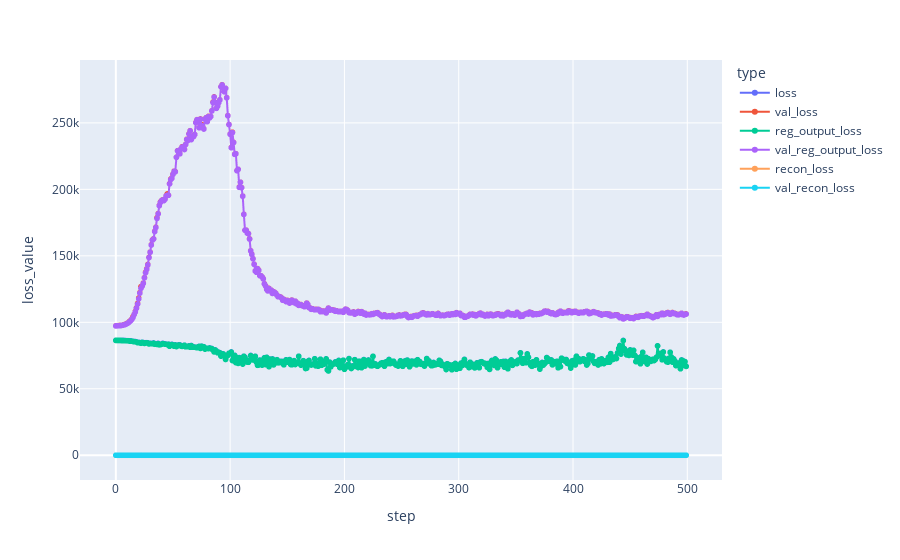

The code cell stored with this chart in its notebook:
### Code cell
import plotly.express as px

fig = px.line(plot_df_long, x="step", y="loss_value", color="type", markers=True)
fig.show()

### Figure 1 — Plotly figure (JSON) as saved in the notebook; plotly's stock layout.template omitted (floating-point values rounded to 4 significant figures; data arrays with more than 128 entries replaced by an {"elided": "..."} marker saying what was removed)
{"data": [{"hovertemplate": "type=loss<br>step=%{x}<br>loss_value=%{y}<extra></extra>", "legendgroup": "loss", "line": {"color": "#636efa", "dash": "solid"}, "marker": {"symbol": "circle"}, "mode": "lines+markers", "name": "loss", "showlegend": true, "type": "scattergl", "x": {"elided": "500 int values"}, "xaxis": "x", "y": {"elided": "500 float values"}, "yaxis": "y"}, {"hovertemplate": "type=val_loss<br>step=%{x}<br>loss_value=%{y}<extra></extra>", "legendgroup": "val_loss", "line": {"color": "#EF553B", "dash": "solid"}, "marker": {"symbol": "circle"}, "mode": "lines+markers", "name": "val_loss", "showlegend": true, "type": "scattergl", "x": {"elided": "500 int values"}, "xaxis": "x", "y": {"elided": "500 float values"}, "yaxis": "y"}, {"hovertemplate": "type=reg_output_loss<br>step=%{x}<br>loss_value=%{y}<extra></extra>", "legendgroup": "reg_output_loss", "line": {"color": "#00cc96", "dash": "solid"}, "marker": {"symbol": "circle"}, "mode": "lines+markers", "name": "reg_output_loss", "showlegend": true, "type": "scattergl", "x": {"elided": "500 int values"}, "xaxis": "x", "y": {"elided": "500 float values"}, "yaxis": "y"}, {"hovertemplate": "type=val_reg_output_loss<br>step=%{x}<br>loss_value=%{y}<extra></extra>", "legendgroup": "val_reg_output_loss", "line": {"color": "#ab63fa", "dash": "solid"}, "marker": {"symbol": "circle"}, "mode": "lines+markers", "name": "val_reg_output_loss", "showlegend": true, "type": "scattergl", "x": {"elided": "500 int values"}, "xaxis": "x", "y": {"elided": "500 float values"}, "yaxis": "y"}, {"hovertemplate": "type=recon_loss<br>step=%{x}<br>loss_value=%{y}<extra></extra>", "legendgroup": "recon_loss", "line": {"color": "#FFA15A", "dash": "solid"}, "marker": {"symbol": "circle"}, "mode": "lines+markers", "name": "recon_loss", "showlegend": true, "type": "scattergl", "x": {"elided": "500 int values"}, "xaxis": "x", "y": {"elided": "500 float values"}, "yaxis": "y"}, {"hovertemplate": "type=val_recon_loss<br>step=%{x}<br>loss_value=%{y}<extra></extra>", "legendgroup": "val_recon_loss", "line": {"color": "#19d3f3", "dash": "solid"}, "marker": {"symbol": "circle"}, "mode": "lines+markers", "name": "val_recon_loss", "showlegend": true, "type": "scattergl", "x": {"elided": "500 int values"}, "xaxis": "x", "y": {"elided": "500 float values"}, "yaxis": "y"}], "layout": {"legend": {"title": {"text": "type"}, "tracegroupgap": 0}, "margin": {"t": 60}, "xaxis": {"anchor": "y", "domain": [0, 1], "title": {"text": "step"}}, "yaxis": {"anchor": "x", "domain": [0, 1], "title": {"text": "loss_value"}}}}
